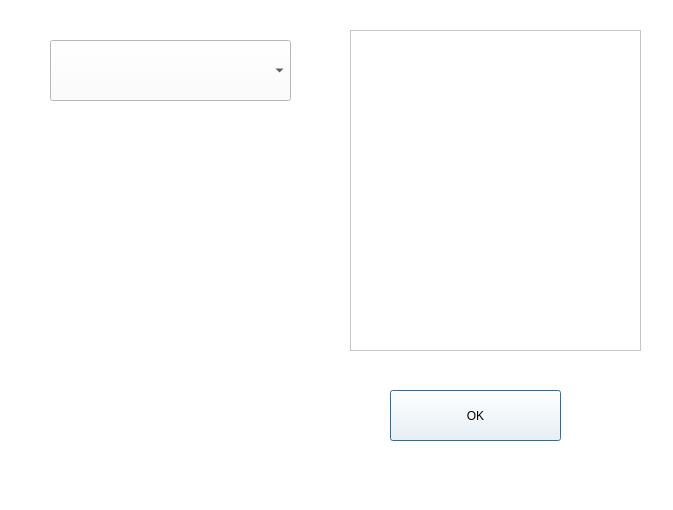
<?xml version="1.0" encoding="UTF-8"?>
<ui version="4.0">
 <class>Dialog</class>
 <widget class="QDialog" name="Dialog">
  <property name="geometry">
   <rect>
    <x>0</x>
    <y>0</y>
    <width>673</width>
    <height>510</height>
   </rect>
  </property>
  <property name="font">
   <font>
    <family>Arial</family>
    <pointsize>10</pointsize>
   </font>
  </property>
  <property name="windowTitle">
   <string>teste</string>
  </property>
  <property name="windowIcon">
   <iconset>
    <normaloff>img/BalaoFala.jpg</normaloff>img/BalaoFala.jpg</iconset>
  </property>
  <property name="styleSheet">
   <string notr="true">background-color: rgb(255, 255, 255);</string>
  </property>
  <widget class="QPushButton" name="btn_ok">
   <property name="geometry">
    <rect>
     <x>390</x>
     <y>390</y>
     <width>171</width>
     <height>51</height>
    </rect>
   </property>
   <property name="font">
    <font>
     <family>Arial</family>
     <pointsize>9</pointsize>
    </font>
   </property>
   <property name="text">
    <string>OK</string>
   </property>
  </widget>
  <widget class="QComboBox" name="cmb_entrada">
   <property name="geometry">
    <rect>
     <x>50</x>
     <y>40</y>
     <width>241</width>
     <height>61</height>
    </rect>
   </property>
  </widget>
  <widget class="QListView" name="list_sintomas">
   <property name="geometry">
    <rect>
     <x>350</x>
     <y>30</y>
     <width>291</width>
     <height>321</height>
    </rect>
   </property>
  </widget>
 </widget>
 <resources/>
 <connections/>
</ui>
